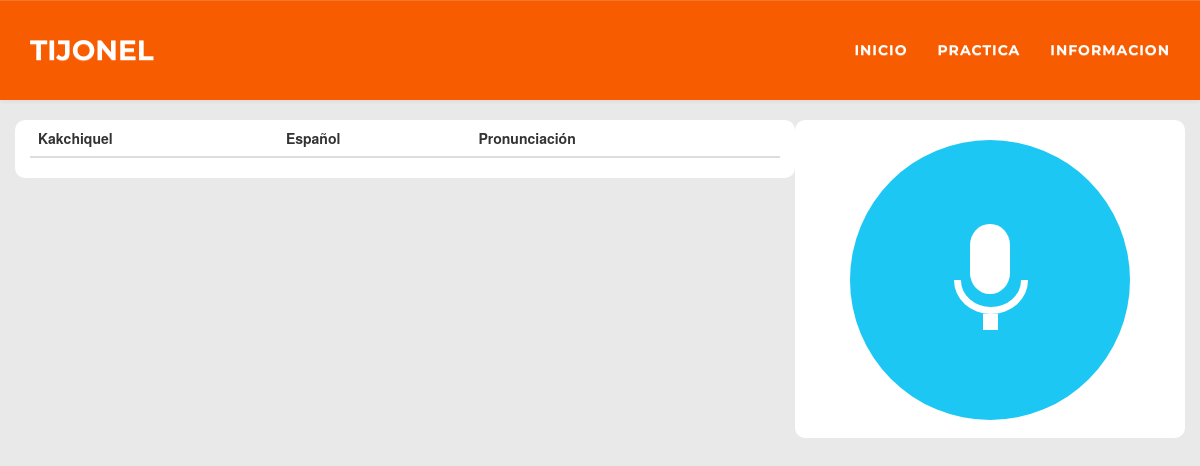
Before: /practica.php with the older database file.
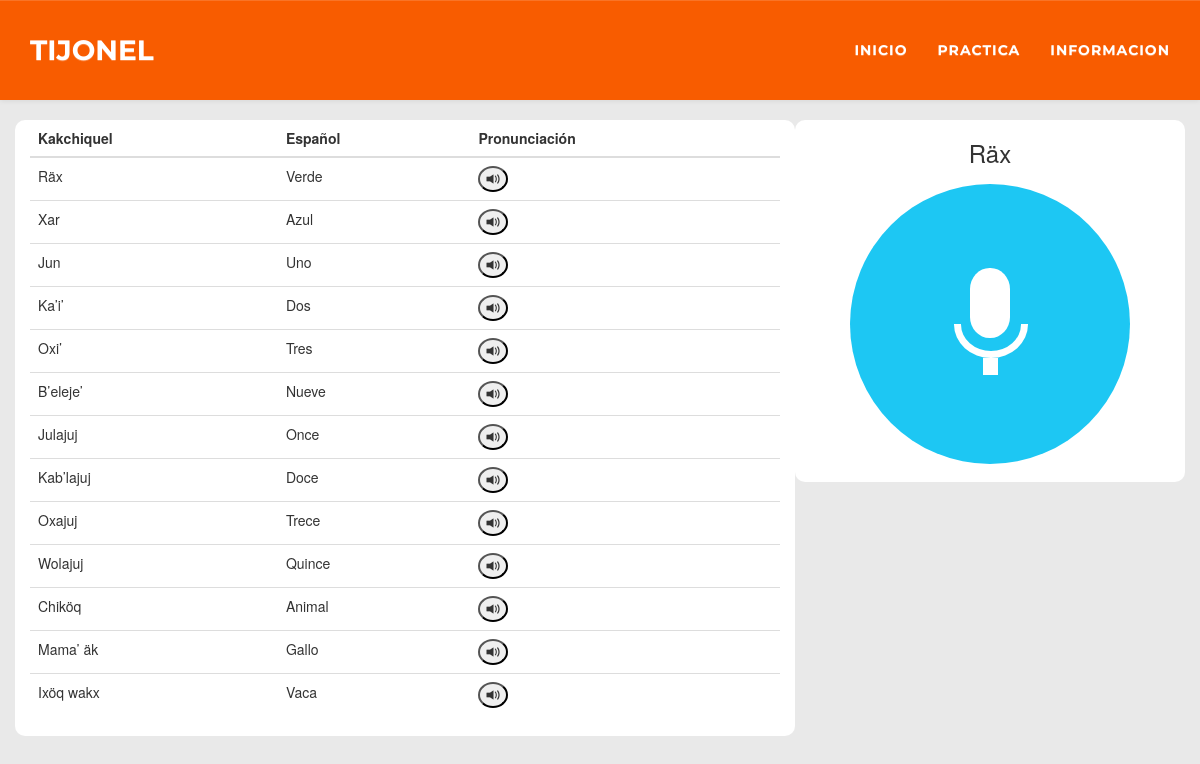
After: the same page with the newer database file.
### tables this page shows
CREATE TABLE IF NOT EXISTS `seccion` (
  `COD_SECCION` int(11) NOT NULL AUTO_INCREMENT,
  `COD_IDIOMA` int(11) NOT NULL,
  `COD_LECCION` int(11) NOT NULL,
  `EXPRESION` varchar(300) NOT NULL,
  `TRADUCCION` varchar(300) NOT NULL,
  `IMG1` varchar(100) NOT NULL DEFAULT '',
  `IMG2` varchar(100) NOT NULL DEFAULT '',
  `AUDIO` varchar(100) NOT NULL DEFAULT '',
  `REC` varchar(400) DEFAULT NULL,
  PRIMARY KEY (`COD_SECCION`),
  KEY `FKSECCION265978` (`COD_IDIOMA`),
  KEY `FKSECCION639352` (`COD_LECCION`)
);

### practica.php (the view, shortened to what this page needs)
<?php
	include_once("class/lib.php");
?>
<!doctype html>
<html>
<head>
<link rel="stylesheet" type="text/css" href="css/bootstrap.css">
<link rel="stylesheet" type="text/css" href="css/bootstrap-theme.min.css">
<link rel="stylesheet" type="text/css" href="css/estilo.css">
<link rel="stylesheet" type="text/css" href="css/micro.css">
</head>
<body>
<?php include ("inc/menu.php");?>
<section class="portafolio">
<div class="container">
    <div class="row">
    <div class="col-xs-12 col-md-8 cuadro">
		<table class="table table-hover">
        <thead>
        	<tr> <th>Kakchiquel</th> <th>Español</th><th>Pronunciación</th></tr>
        </thead>
        <tbody>
        <?php
			try {
				$co = new Connection();
				$co = $co->co();
				$lib = new lib();
				$query = "SELECT COD_SECCION,EXPRESION,TRADUCCION,AUDIO FROM seccion WHERE REC != ''";
				$stmt = $co->prepare($query);
				$stmt->execute();
				$rows = $stmt->fetchAll();
				$r = count($rows);
				for($i = 0; $i < $r; $i++){
					if($i == 0){
						$id = $rows[$i][0];
						$title = $rows[$i][1];
					}
					$comp = "<tr data= '".$rows[$i][0]."'> <td>".$rows[$i][1]."</td> <td>".$rows[$i][2]."</td>
					<td><button class='img-circle play' id='play' data='".$rows[$i][3]."'>
						<span class='glyphicon glyphicon-volume-up' aria-hidden='true'></span>
					</button></td>
					</tr> ";
					echo $comp;
				}
			}
			catch(PDOException $e) {
				echo '<div class="alert alert-danger" role="alert">Oh! Parece que hay un problema</div>';
			}
		?>
        </tbody>
        </table>
    </div>
    <div class="col-xs-12 col-md-4 cuadro">
    	<h3 class="text-center" id="rec-titulo" data='<?php $lib->show($id) ?>'><?php $lib->show($title) ?></h3>
   		<div class="gn"><div class="mc"></div></div>
    </div>
	</div>
</div>
</section>
</body>
</html>

### class/lib.php (shortened to what this page needs)
<?php
class lib{
	public function show($value){
		if(!isset($value)){
			echo "";
		}elseif($value != null){
			echo $value;
		}
	}
}
?>

Changed rows visible on the page:
now on this page (row edited): seccion: EXPRESION "Räx", TRADUCCION "Verde"
now on this page (row edited): seccion: EXPRESION "Xar", TRADUCCION "Azul"
now on this page (row edited): seccion: EXPRESION "Jun", TRADUCCION "Uno"
now on this page (row edited): seccion: EXPRESION "Ka’i’", TRADUCCION "Dos"
now on this page (row edited): seccion: EXPRESION "Oxi’", TRADUCCION "Tres"
now on this page (row edited): seccion: EXPRESION "B’eleje’", TRADUCCION "Nueve"
now on this page (row edited): seccion: EXPRESION "Julajuj", TRADUCCION "Once"
now on this page (row edited): seccion: EXPRESION "Kab’lajuj", TRADUCCION "Doce"
now on this page (row edited): seccion: EXPRESION "Oxajuj", TRADUCCION "Trece"
now on this page (row edited): seccion: EXPRESION "Wolajuj", TRADUCCION "Quince"
now on this page (row edited): seccion: EXPRESION "Chiköq", TRADUCCION "Animal"
now on this page (row edited): seccion: EXPRESION "Mama’ äk", TRADUCCION "Gallo"
now on this page (row edited): seccion: EXPRESION "Ixöq wakx", TRADUCCION "Vaca"
